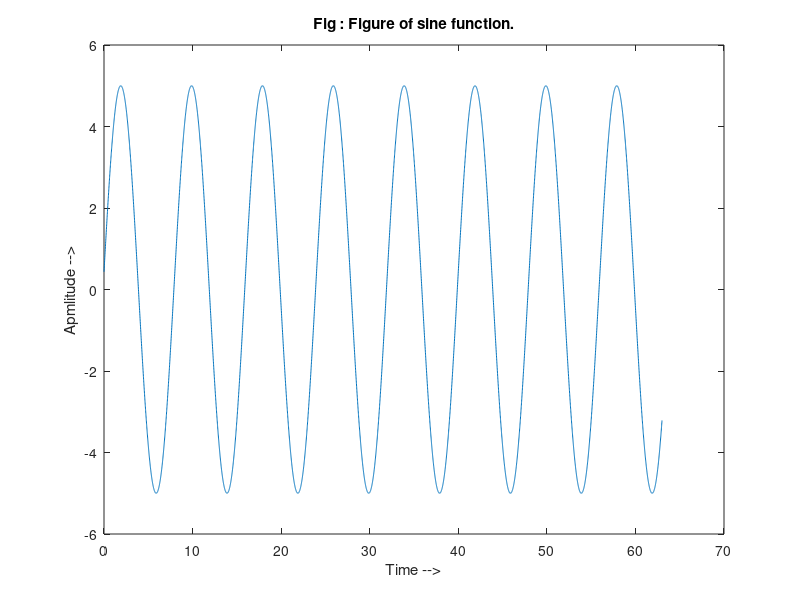

This chart was generated by the following MATLAB code:
clc;
clear all;
close all;

A = input('Apmlitude = ');
Theta = input('Theta = ');

Theta = (pi * Theta) / 180;

n = 0:.01:63;

y = A * sin((2 * pi * (1/8) *n) + Theta);

plot(n, y)

title('Fig : Figure of sine function.')

xlabel('Time -->')
ylabel('Apmlitude -->')